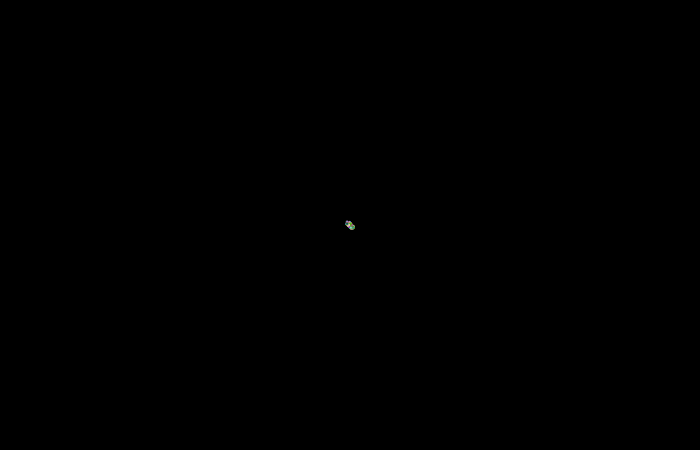
Frame 1 (no input)
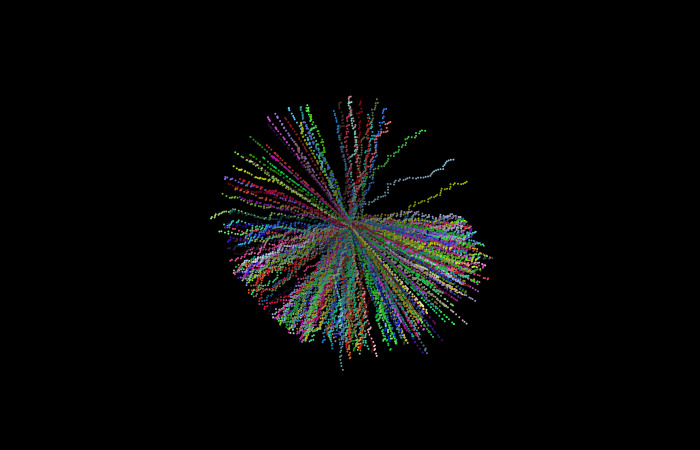
Frame 60 (the mouse pressed at the canvas centre just before this capture)
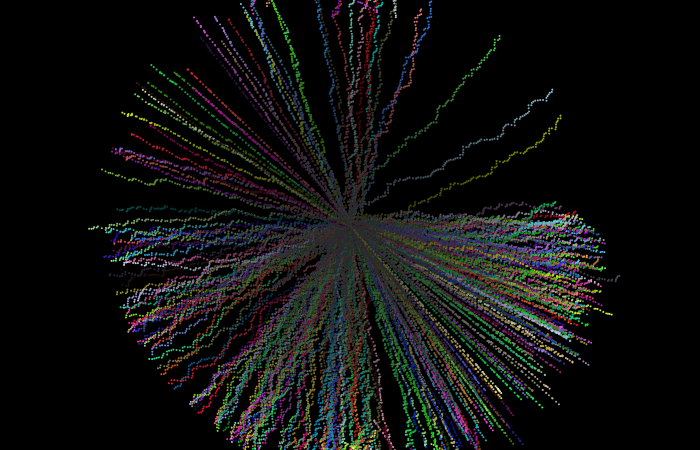
Frame 120 (the mouse held since frame 60 and released just before this capture)

The Processing sketch that drew these frames (run headless with seeded random() and noise(); from frame 60 on, the mouse is pressed at the canvas centre):

// Processing sketch: processing_112199
// ── processing_112199.pde

wuermer[] balls;

//Messvariablen
float wDirection = 360;
float wSpeed = 2;
float fadeTime = 3;
color bg =color(0);


void setup() {
  size(700, 450);
  background(bg);
  noStroke();
  smooth();
  frameRate(40);

  // kreieren von wuermer in vielen Mengen
  balls = new wuermer[300];
  for (int i=0;i<balls.length;i++) {
    balls[i]= new wuermer(width/2, height/2, random(wDirection), wSpeed);
  }
}
void draw() {
  fill(bg, fadeTime);//nach einer bestimmten Zeit werden wuermer "gelöscht"
  rect(0, 0, width, height); // zeigt die Grösse an von der Fläche, die gelöscht werden soll.


  for (int i=0;i<balls.length;i++) {
    balls[i].update();
    balls[i].display();
  }

}


void neu() {
  // neue X-, Y-Position für wuermer
  for (int i=0;i<balls.length;i++) {
    balls[i].setPos(mouseX, mouseY);
  }
}

void mouseClicked() {
  neu();
}
// Gross oder klein w macht den Hintergrund Weiss (White).
// Gross oder klein b macht den Hintergrund Schwarz (Black).
// Gross oder klein r malt den Hintergrund zufällig.
void keyPressed() {
  if (key == 'w' || key == 'W') {
    bg = color(255, 255, 255);
    background(bg);
  }
  else if(key == 'b' || key == 'B'){
    bg = color(0);
    background(bg);
  }
  else if(key == 'r' || key == 'R'){
    bg = color(random(255),random(255),random(255));
    background(bg);
  }

}

class wuermer {
  float xpos, ypos;
  color farbe;
  float direction;
  float flood;
  float speed;

  wuermer(float myX, float myY, float myDirection, float mySpeed) {
    xpos = myX;
    ypos = myY;
    speed = mySpeed;
    direction = random(myDirection);
    farbe =  color(random(255), random(255), random(255));
  }
  void update() {

    flood = random(-2, 2);
    xpos += (cos( radians( direction ) ) * speed)+flood;
    ypos += (sin( radians( direction ) ) * speed)+flood;

    if (xpos>width || xpos < 0 || ypos > height || ypos < 0) {
      speed = speed*-1;
      direction = random(360);
      farbe =  color(random(255), random(255), random(255));
    }
  }
  void display() {
    fill(farbe);
    ellipse(xpos, ypos, 2, 2);
  }
  void setPos(float xp, float yp) {
    xpos = xp;
    ypos = yp;
  }
}
